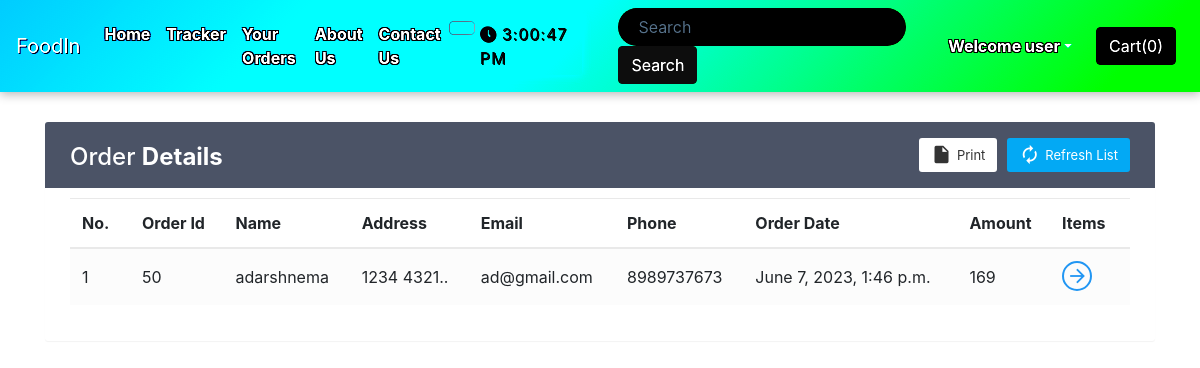
Before: /shop/orderView/ (signed in) with the older database file.
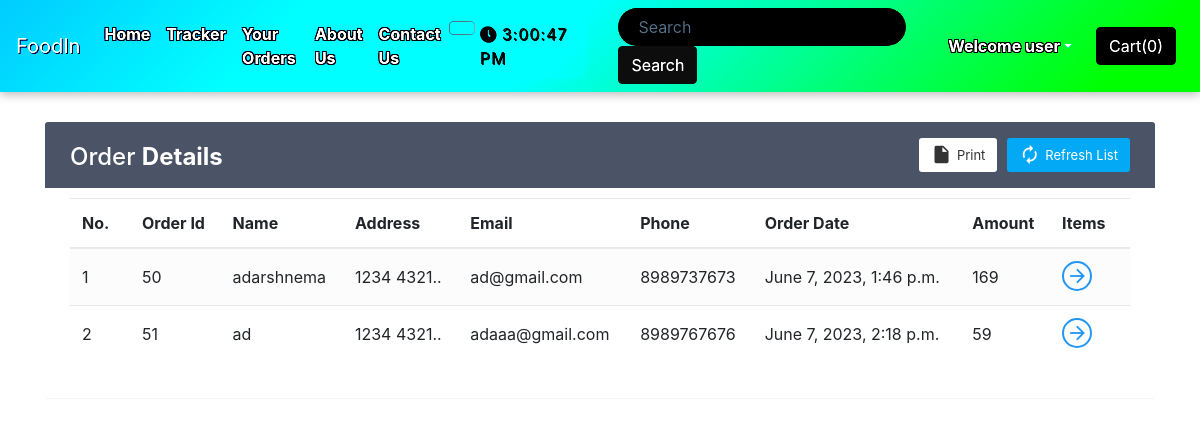
After: the same page with the newer database file.
### shop/views.py (the view)
def orderView(request):
    if request.user.is_authenticated:
        current_user = request.user
        orderHistory = Orders.objects.filter(userId=current_user.id)
        if len(orderHistory) == 0:
            messages.info(request, "You have not ordered.")
            return render(request, 'shop/orderView.html')
        return render(request, 'shop/orderView.html', {'orderHistory': orderHistory})
    return render(request, 'shop/orderView.html')

### shop/templates/shop/orderView.html (shortened to what this page needs)
{% extends 'shop/basic.html' %}
{% block body %}
{% if user.is_authenticated %}
<div class="container" id="cont">
    <div class="table-wrapper">
        <div class="table-title">
            <div class="row">
                <div class="col-sm-4">
                    <h2>Order <b>Details</b></h2>
                </div>
                <div class="col-sm-8">
                    <a href="" class="btn btn-primary"><i class="material-icons">&#xE863;</i> <span>Refresh List</span></a>
                    <a href="#" onclick="window.print()" class="btn btn-info"><i class="material-icons">&#xE24D;</i> <span>Print</span></a>
                </div>
            </div>
        </div>
        <table class="table table-striped table-hover">
            <thead>
                <tr>
                    <th>No.</th>
                    <th>Order Id</th>
                    <th>Name</th>
                    <th>Address</th>
                    <th>Email</th>
                    <th>Phone</th>
                    <th>Order Date</th>
                    <th>Amount</th>
                    <th>Items</th>
                </tr>
            </thead>
            <tbody>
                {% for i in orderHistory %}
                <tr>
                    <td class="count"></td>
                    <td>{{i.order_id}}</td>
                    <td>{{i.name}}</td>
                    <td data-toggle="tooltip" title="{{i.address}}">{{i.address|slice:"0:25"}}..</td>
                    <td>{{i.email}}</td>
                    <td>{{i.phone}}</td>
                    <td>{{i.timestamp}}</td>
                    <td>{{i.amount}}</td>
                    <td><a href="#" id="click{{i.order_id}}" class="view" title="View Details"><i class="material-icons">&#xE5C8;</i></a></td>
                </tr>
                {% endfor %}
            </tbody>
        </table>
    </div>
</div>
{% else %}
    <div id="cont2">
        <div class="alert alert-info">
            <font style="font-size:22px"><center>You need to <strong><a class="alert-link" data-toggle="modal" data-target="#loginModal">Login</a></strong></center></font>
        </div>
    </div>
{% endif %}
{% endblock %}

### shop/templates/shop/basic.html (shortened to what this page needs)
<!doctype html>
<html lang="en">
  <head>
    <link rel="stylesheet" href="https://stackpath.bootstrapcdn.com/bootstrap/4.2.1/css/bootstrap.min.css">
    <link rel="stylesheet" href="https://stackpath.bootstrapcdn.com/bootstrap/4.3.1/css/bootstrap.min.css">
    <link rel="stylesheet" href="https://use.fontawesome.com/releases/v5.8.2/css/all.css">
  </head>
  <body>
    <nav class="navbar navbar-expand-lg navbar-dark bg-dark">
      <a class="navbar-brand" href="/shop">FoodIn</a>
      <div class="collapse navbar-collapse" id="navbarSupportedContent">
        <ul class="navbar-nav mr-auto">
          <li class="nav-item active">
            <a id = "navbar-text" class="nav-link" href="/shop">Home <span class="sr-only">(current)</span></a>
          </li>
          <li class="nav-item">
            <a id = "navbar-text" class="nav-link" href="/shop/tracker">Tracker</a>
          </li>
          <li class="nav-item">
            <a id = "navbar-text" class="nav-link" href="/shop/orderView/">Your Orders</a>
          </li>
          <li class="nav-item">
            <a id = "navbar-text" class="nav-link" href="/shop/about">About Us</a>
          </li>
          <li class="nav-item">
            <a id = "navbar-text" class="nav-link" href="/shop/contact">Contact Us</a>
          </li>
          <li>
            <button id="btnSwitch" class="btn btn-outline-secondary">
            </button>
          </li>
        </ul>
        <div class="clock"></div>
        <form method="get" action="/shop/search" class="form-inline my-2 my-lg-0 mx-3">
          <input class="form-control mr-sm-2" type="search" name="search" id="search" placeholder="Search" aria-label="Search" required>
          <button class="btn btn-outline-success my-2 my-sm-0" type="submit">Search</button>
        </form>
        {% if user.is_authenticated %}
        <ul class="navbar-nav mr-2">
          <li class="nav-item dropdown">
            <a class="nav-link dropdown-toggle" href='#' id="navbarDropdown" role="button" data-toggle="dropdown"> Welcome {{request.user}}</a>
          </li>
        </ul>
        {% else %}
        <button type="button" class="btn btn-success mx-2" data-toggle="modal" data-target="#loginModal">Login</button>
        <button type="button" class="btn btn-success mx-2" data-toggle="modal" data-target="#signupModal">SignUp</button>
        {% endif %}
        <button type="button" class="btn btn-secondary mx-2" id="popcart" data-container="body" data-html="true" data-toggle="popover" title="MyCart" data-placement="bottom" data-content="Bottom popover">
          Cart(<span id="cart">0</span>)
        </button>
      </div>
    </nav>
    {% block body %} {% endblock %}
  </body>
</html>

Changed rows visible on the page:
added Orders: order_id "51", name "ad", address "1234 4321", email "adaaa@gmail.com", phone "8989767676", timestamp "June 7, 2023, 2:18 p.m.", amount "59"
